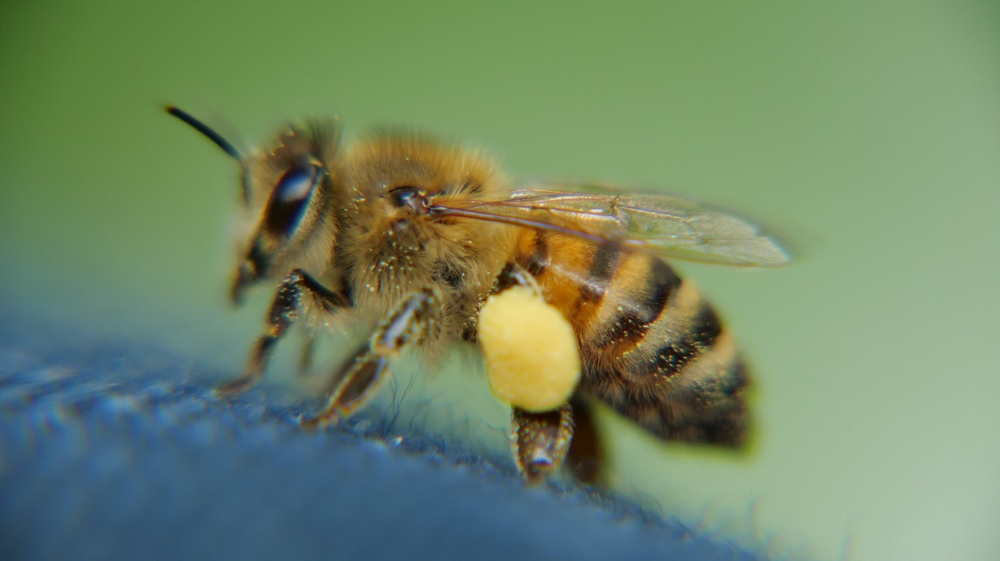
#> input picture abeille.jpeg, 1000 x 561 px, shrunk from 1600 x 898 before the run, given in place of the camera
$ python 'A lines on video.py'
#> lines starting #> are read from the running program, lines starting #| are printed output that depends on the picture; after the words box and inside, x2 and y2 are one past the last pixel; in counts of white or black regions, pixels touching at a corner belong together
import cv2 as cv
import numpy as np

capture = cv.VideoCapture(0)
k=None
isTrue, frame = capture.read()
#> frame is the input picture: shape (561, 1000, 3); mean B, G, R 103.2, 135, 113.3
isTrue, frame = capture.read()
isTrue, frame = capture.read()
isTrue, frame = capture.read()
isTrue, frame = capture.read()
isTrue, previous = capture.read()

while k != 27:
    isTrue, frame = capture.read()

    img = cv.cvtColor(frame, cv.COLOR_BGR2GRAY)
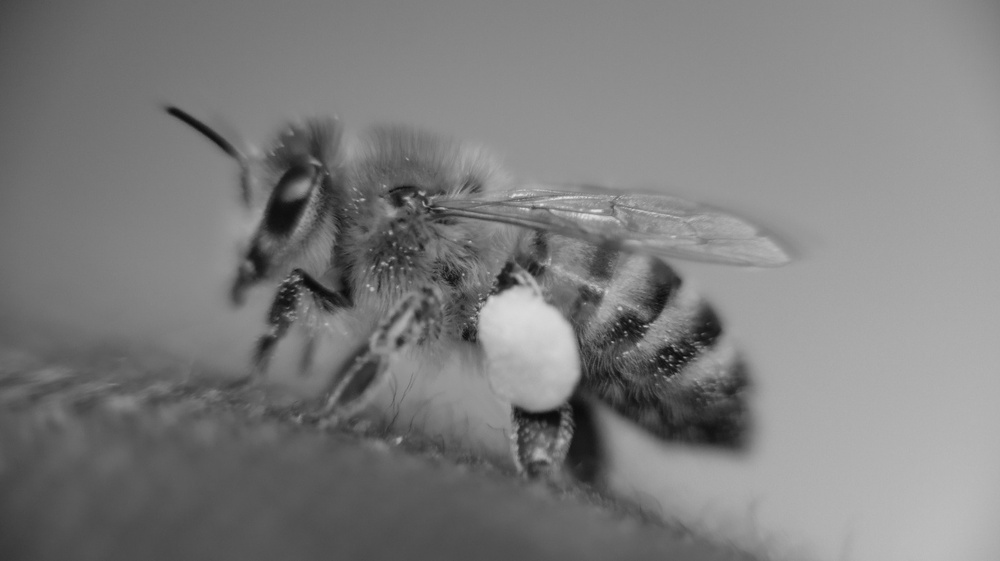
#> img: shape (561, 1000); min 10, max 228, mean 124.8

    img = cv.medianBlur(img,5)
    cimg = cv.cvtColor(img,cv.COLOR_GRAY2BGR)
    circles = cv.HoughCircles(img,cv.HOUGH_GRADIENT,10,20*5,
                                param1=50,param2=30,minRadius=0,maxRadius=200)
#> circles = 36 rows, first 8: [465, 365, 150], [415, 465, 194], [475, 85, 194], [565, 365, 95], [595, 265, 62], [715, 185, 194], [215, 295, 161], [165, 205, 194]
    circles = np.uint16(np.around(circles))
    for i in circles[0,:]:
        # draw the outer circle
        cv.circle(frame,(i[0],i[1]),i[2],(0,255,0),2)
        # draw the center of the circle
        cv.circle(frame,(i[0],i[1]),2,(0,0,255),3)
#> this loop made 36 passes
#> i on passes 1 to 12: [465, 365, 150], [415, 465, 194], [475, 85, 194], [565, 365, 95], [595, 265, 62], [715, 185, 194], [215, 295, 161], [165, 205, 194], [355, 235, 51], [625, 125, 161], [815, 225, 194], [275, 435, 194]
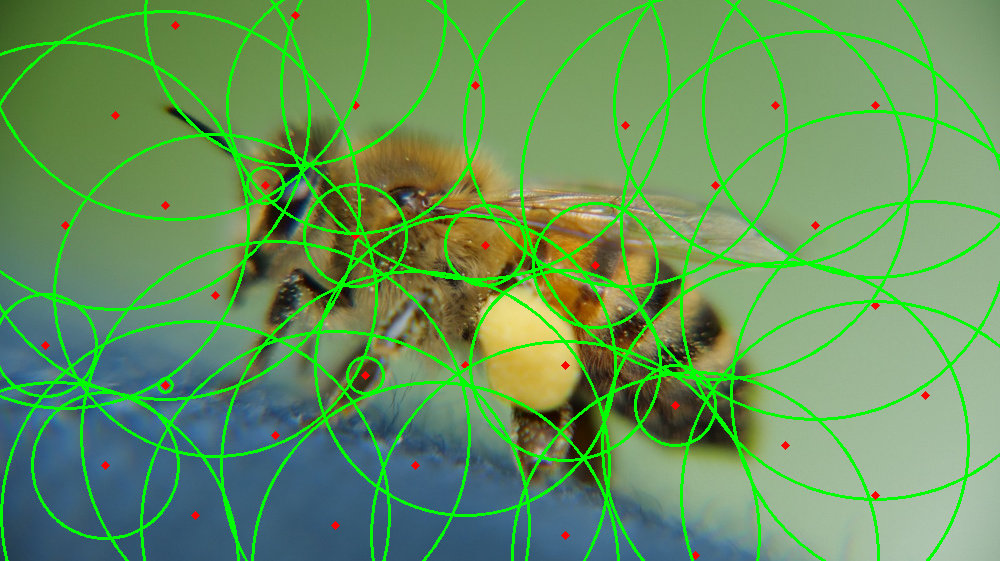
#> frame: shape (561, 1000, 3); 11.02% of pixels changed, all inside (x1, y1, x2, y2) = (0, 0, 1000, 561)

    # [18 lines of commented-out code are left out]

    cv.imshow('test', frame)

    previous = frame
    k = cv.waitKey(20)
#> (key Esc is pressed here)

capture.release()
cv.destroyAllWindows()
